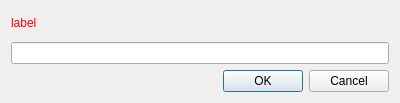
<?xml version="1.0" encoding="UTF-8"?>
<ui version="4.0">
 <class>Dialog</class>
 <widget class="QDialog" name="Dialog">
  <property name="geometry">
   <rect>
    <x>0</x>
    <y>0</y>
    <width>400</width>
    <height>103</height>
   </rect>
  </property>
  <property name="windowTitle">
   <string>Wert eingeben</string>
  </property>
  <layout class="QVBoxLayout" name="verticalLayout">
   <item>
    <widget class="QLabel" name="label">
     <property name="text">
      <string>&lt;p style=&quot;color:#ff0000;&quot;&gt;label&lt;/p&gt;</string>
     </property>
     <property name="textFormat">
      <enum>Qt::AutoText</enum>
     </property>
     <property name="wordWrap">
      <bool>true</bool>
     </property>
    </widget>
   </item>
   <item>
    <widget class="QLineEdit" name="textline"/>
   </item>
   <item>
    <widget class="QDialogButtonBox" name="buttonBox">
     <property name="orientation">
      <enum>Qt::Horizontal</enum>
     </property>
     <property name="standardButtons">
      <set>QDialogButtonBox::Cancel|QDialogButtonBox::Ok</set>
     </property>
    </widget>
   </item>
  </layout>
 </widget>
 <resources/>
 <connections>
  <connection>
   <sender>buttonBox</sender>
   <signal>accepted()</signal>
   <receiver>Dialog</receiver>
   <slot>accept()</slot>
   <hints>
    <hint type="sourcelabel">
     <x>248</x>
     <y>254</y>
    </hint>
    <hint type="destinationlabel">
     <x>157</x>
     <y>274</y>
    </hint>
   </hints>
  </connection>
  <connection>
   <sender>buttonBox</sender>
   <signal>rejected()</signal>
   <receiver>Dialog</receiver>
   <slot>reject()</slot>
   <hints>
    <hint type="sourcelabel">
     <x>316</x>
     <y>260</y>
    </hint>
    <hint type="destinationlabel">
     <x>286</x>
     <y>274</y>
    </hint>
   </hints>
  </connection>
 </connections>
</ui>
